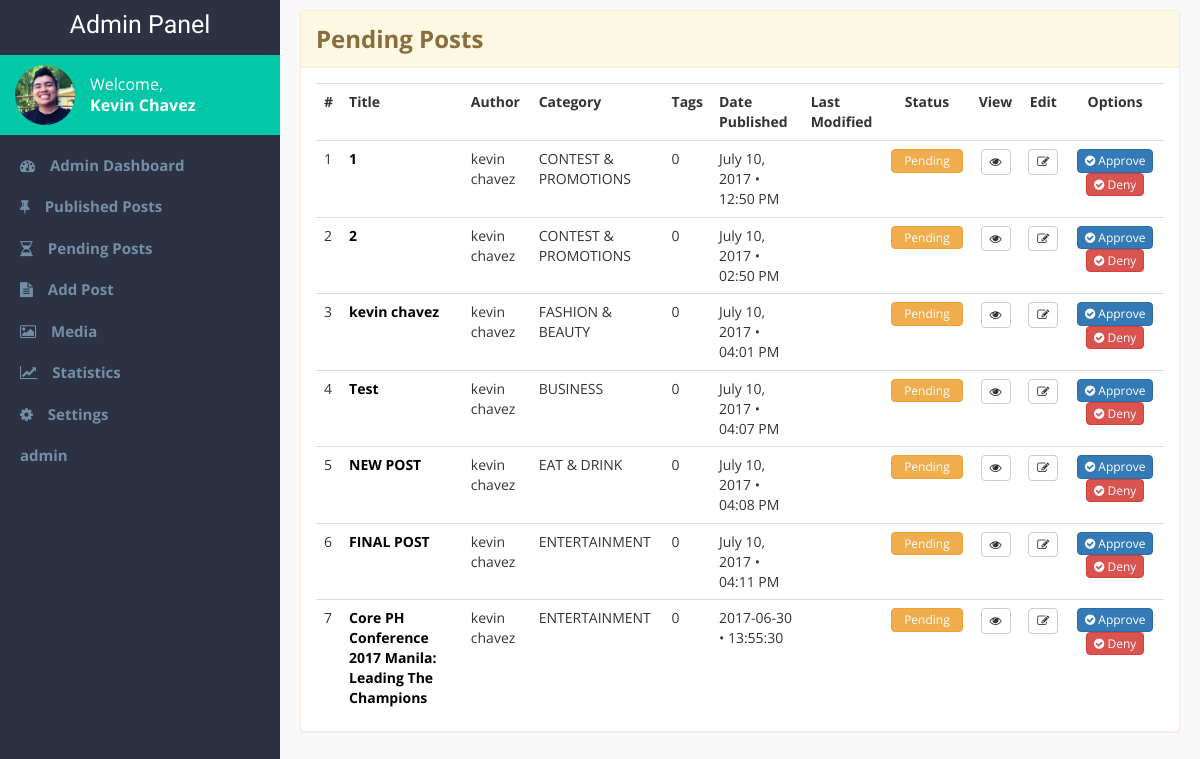
Screenshot of /admin-pages/pending-posts.php (signed in) with the database file from the repository.
### tables this page shows
CREATE TABLE `blog_post` (
  `blog_id` int(11) NOT NULL,
  `title` varchar(100) NOT NULL,
  `subheading` varchar(255) DEFAULT NULL,
  `thumbnail` varchar(255) NOT NULL,
  `article` text NOT NULL,
  `meta_desc` varchar(155) DEFAULT NULL,
  `author_id` int(11) NOT NULL,
  `date_created` varchar(255) NOT NULL,
  `time_created` varchar(255) NOT NULL,
  `date_published` varchar(255) DEFAULT NULL,
  `time_published` varchar(255) DEFAULT NULL,
  `month_published` varchar(255) DEFAULT NULL,
  `year_published` varchar(255) DEFAULT NULL,
  `featured` tinyint(1) DEFAULT NULL,
  `enabled` tinyint(1) DEFAULT NULL,
  `comment_id` int(11) NOT NULL,
  `comments_enabled` tinyint(1) DEFAULT NULL,
  `comments_count` int(11) DEFAULT NULL,
  `views` int(11) DEFAULT NULL,
  `date_modified` varchar(255) DEFAULT NULL,
  `time_modified` varchar(255) DEFAULT NULL,
  `category_id` int(11) NOT NULL,
  `approved` tinyint(1) NOT NULL,
  `denied` tinyint(1) DEFAULT NULL,
  `admin_remarks` text
);

CREATE TABLE `users` (
  `user_id` int(11) NOT NULL,
  `username` varchar(45) NOT NULL,
  `password` varchar(45) NOT NULL,
  `email` varchar(45) NOT NULL,
  `first_name` varchar(45) NOT NULL,
  `middle_name` varchar(255) NOT NULL,
  `last_name` varchar(45) NOT NULL,
  `gender` varchar(10) NOT NULL,
  `display_pic` varchar(155) DEFAULT NULL,
  `role` varchar(45) NOT NULL
);

CREATE TABLE `blog_categories` (
  `category_id` int(11) NOT NULL,
  `name` varchar(55) NOT NULL
);

### admin-pages/display-pending.php (the view, shortened to what this page needs)
<?php
	require $_SERVER['DOCUMENT_ROOT'].'/capstone2/connection.php';
	$sql = "SELECT * FROM blog_post
			JOIN users ON(users.user_id = blog_post.author_id)
			JOIN blog_categories ON(blog_categories.category_id = blog_post.category_id)
			WHERE not approved ORDER BY date_created DESC";
	$result = mysqli_query($con,$sql);
	$count = 1;
		while ($row = mysqli_fetch_assoc($result))
		{
			extract($row);
				$sql1 = "SELECT username from users
						WHERE user_id = '$user_id'";
				$result1 = mysqli_query($con,$sql1);
				$row1 = mysqli_fetch_assoc($result1);
				extract($row1);
				$sql2 = "SELECT name from blog_categories
						WHERE category_id = '$category_id'";
				$result2 = mysqli_query($con,$sql2);
				$row2 = mysqli_fetch_assoc($result2);
				extract($row2);
	$blogID = [];
	$blogID[$count] = $blog_id;
	$postID = $blogID[$count];
	echo "<tr>";
	echo "
		<td>$count</td>
		<td><strong><a href='/capstone2/admin-pages/edit-entry.php?id=$blogID[$count]'>$title</a></strong></td>
		<td>$first_name $last_name</td>
		<td>$name</td>
		<td>0</td>
		<td>$date_created • $time_created</td>
		<td>$date_modified $time_modified</td>
		";
		if ($approved == 0 AND $denied == 1) {
			echo "
			<td class='center-text'>
				<button type='button' class='btn btn-danger'>Denied</button>
			</td>";
		} elseif ($approved == 0) {
			echo "
			<td class='center-text'>
				<button type='button' class='btn btn-warning'>Pending</button>
			</td>";
		}
		echo "
				<td class='center-text'>
					<a href='/capstone2/viewpost.php?id=$blogID[$count]' target='_blank'>
					<buton class='btn btn-default btn-view' title='View post'><i class='fa fa-eye'></i></button></a>
				</td>
				<td class='center-text'>
				<form class='straight' title='Delete this post'>
				<a href='/capstone2/admin-pages/edit-entry.php?id=$postID'>
					<button type='button' class='btn btn-default btn-view'>
						<i class='fa fa-pencil-square-o'></i>
					</button>
				</a>
				</form>
				</td>
			<td class='center-text'>
				<span class='straight'>
					<form class='straight' title='Approve this post' action='pending-posts.php?id=$postID' method='POST'>
						<button type='submit' name='approve' class='btn btn-primary'><i class='fa fa-check-circle'></i> Approve</button>
					</form>
					<form class='straight' title='Deny this post' action='pending-posts.php?id=$postID' method='POST'>
						<button type='submit' name='deny' class='btn btn-danger'><i class='fa fa-check-circle'></i> Deny</button>
					</form>
				</span>
			</td>
			";
			echo "<tr>";
			$count = $count + 1;
		}
 ?>

### admin-pages/admin-panel.css (style rules this page uses)
* { box-sizing: border-box; }
.center-text { text-align: center; }
td > .btn { padding: 2px 12px; font-size: 12px; width: 100%; }
td > .straight > form > .btn-danger, td > .straight > form > .btn-success, td > .straight > form > .btn-primary { padding: 2px 7px; font-size: 12px; }
.straight { display: inline-block; }
.btn-view { padding: 3px 8px; font-size: 12px; }
.panel-body a { text-decoration: none; color: #000; }

### rows the page displays
blog_post: title "1", users.first_name "kevin", users.last_name "chavez", category.name "CONTEST & PROMOTIONS", date_created "July 10, 2017", time_created "12:50 PM", approved "Pending"
blog_post: title "2", users.first_name "kevin", users.last_name "chavez", category.name "CONTEST & PROMOTIONS", date_created "July 10, 2017", time_created "02:50 PM", approved "Pending"
blog_post: title "kevin chavez", users.first_name "kevin", users.last_name "chavez", category.name "FASHION & BEAUTY", date_created "July 10, 2017", time_created "04:01 PM", approved "Pending"
blog_post: title "Test", users.first_name "kevin", users.last_name "chavez", category.name "BUSINESS", date_created "July 10, 2017", time_created "04:07 PM", approved "Pending"
blog_post: title "NEW POST", users.first_name "kevin", users.last_name "chavez", category.name "EAT & DRINK", date_created "July 10, 2017", time_created "04:08 PM", approved "Pending"
blog_post: title "FINAL POST", users.first_name "kevin", users.last_name "chavez", category.name "ENTERTAINMENT", date_created "July 10, 2017", time_created "04:11 PM", approved "Pending"
blog_post: title "Core PH Conference 2017 Manila: Leading The Champions", users.first_name "kevin", users.last_name "chavez", category.name "ENTERTAINMENT", date_created "2017-06-30", time_created "13:55:30", approved "Pending"

### other values shown
$_SESSION['firstname'] "Kevin"
$_SESSION['lastname'] "Chavez"
$_SESSION['username'] "admin"
